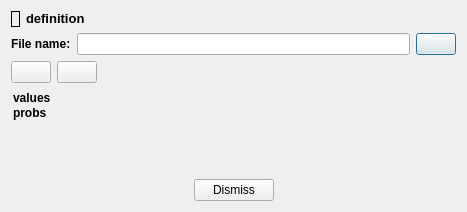
<?xml version="1.0" encoding="UTF-8"?>
<ui version="4.0">
 <class>ValuesPairsDialog</class>
 <widget class="QDialog" name="ValuesPairsDialog">
  <property name="geometry">
   <rect>
    <x>0</x>
    <y>0</y>
    <width>467</width>
    <height>212</height>
   </rect>
  </property>
  <property name="windowTitle">
   <string>Dialog</string>
  </property>
  <layout class="QVBoxLayout" name="verticalLayout_2">
   <item>
    <layout class="QHBoxLayout" name="horizontalLayout_2">
     <item>
      <widget class="QLabel" name="lblTypeIcon">
       <property name="sizePolicy">
        <sizepolicy hsizetype="Preferred" vsizetype="Minimum">
         <horstretch>0</horstretch>
         <verstretch>0</verstretch>
        </sizepolicy>
       </property>
       <property name="frameShape">
        <enum>QFrame::Box</enum>
       </property>
       <property name="text">
        <string/>
       </property>
      </widget>
     </item>
     <item>
      <widget class="QLabel" name="lblWhat">
       <property name="sizePolicy">
        <sizepolicy hsizetype="MinimumExpanding" vsizetype="Minimum">
         <horstretch>0</horstretch>
         <verstretch>0</verstretch>
        </sizepolicy>
       </property>
       <property name="text">
        <string>&lt;html&gt;&lt;head/&gt;&lt;body&gt;&lt;p&gt;&lt;span style=&quot; font-size:10pt; font-weight:600;&quot;&gt;definition&lt;/span&gt;&lt;/p&gt;&lt;/body&gt;&lt;/html&gt;</string>
       </property>
      </widget>
     </item>
    </layout>
   </item>
   <item>
    <layout class="QHBoxLayout" name="horizontalLayout">
     <item>
      <widget class="QLabel" name="label">
       <property name="text">
        <string>&lt;html&gt;&lt;head/&gt;&lt;body&gt;&lt;p&gt;&lt;span style=&quot; font-weight:600;&quot;&gt;File name:&lt;/span&gt;&lt;/p&gt;&lt;/body&gt;&lt;/html&gt;</string>
       </property>
      </widget>
     </item>
     <item>
      <widget class="QLineEdit" name="txtFileName"/>
     </item>
     <item>
      <widget class="QPushButton" name="btnSave">
       <property name="toolTip">
        <string>save file</string>
       </property>
       <property name="text">
        <string/>
       </property>
       <property name="icon">
        <iconset resource="../resources.qrc">
         <normaloff>:/icons/save16</normaloff>:/icons/save16</iconset>
       </property>
      </widget>
     </item>
    </layout>
   </item>
   <item>
    <layout class="QHBoxLayout" name="horizontalLayout_4">
     <item>
      <widget class="QPushButton" name="btnAdd">
       <property name="toolTip">
        <string>add pair</string>
       </property>
       <property name="text">
        <string/>
       </property>
       <property name="icon">
        <iconset resource="../resources.qrc">
         <normaloff>:/icons/bclosed</normaloff>:/icons/bclosed</iconset>
       </property>
      </widget>
     </item>
     <item>
      <widget class="QPushButton" name="btnRemove">
       <property name="toolTip">
        <string>remove pair</string>
       </property>
       <property name="text">
        <string/>
       </property>
       <property name="icon">
        <iconset resource="../resources.qrc">
         <normaloff>:/icons/bopen</normaloff>:/icons/bopen</iconset>
       </property>
      </widget>
     </item>
     <item>
      <spacer name="horizontalSpacer_3">
       <property name="orientation">
        <enum>Qt::Horizontal</enum>
       </property>
       <property name="sizeHint" stdset="0">
        <size>
         <width>40</width>
         <height>20</height>
        </size>
       </property>
      </spacer>
     </item>
    </layout>
   </item>
   <item>
    <layout class="QHBoxLayout" name="hlayoutPairs">
     <property name="spacing">
      <number>1</number>
     </property>
     <property name="margin">
      <number>1</number>
     </property>
     <item>
      <layout class="QVBoxLayout" name="verticalLayout">
       <property name="spacing">
        <number>1</number>
       </property>
       <property name="margin">
        <number>1</number>
       </property>
       <item>
        <widget class="QLabel" name="lbl1stCaption">
         <property name="text">
          <string>&lt;html&gt;&lt;head/&gt;&lt;body&gt;&lt;p&gt;&lt;span style=&quot; font-weight:600;&quot;&gt;values&lt;/span&gt;&lt;/p&gt;&lt;/body&gt;&lt;/html&gt;</string>
         </property>
        </widget>
       </item>
       <item>
        <widget class="QLabel" name="lbl2ndCaption">
         <property name="text">
          <string>&lt;html&gt;&lt;head/&gt;&lt;body&gt;&lt;p&gt;&lt;span style=&quot; font-weight:600;&quot;&gt;probs&lt;/span&gt;&lt;/p&gt;&lt;/body&gt;&lt;/html&gt;</string>
         </property>
        </widget>
       </item>
      </layout>
     </item>
    </layout>
   </item>
   <item>
    <spacer name="verticalSpacer">
     <property name="orientation">
      <enum>Qt::Vertical</enum>
     </property>
     <property name="sizeHint" stdset="0">
      <size>
       <width>20</width>
       <height>40</height>
      </size>
     </property>
    </spacer>
   </item>
   <item>
    <layout class="QHBoxLayout" name="horizontalLayout_3">
     <item>
      <spacer name="horizontalSpacer">
       <property name="orientation">
        <enum>Qt::Horizontal</enum>
       </property>
       <property name="sizeHint" stdset="0">
        <size>
         <width>40</width>
         <height>20</height>
        </size>
       </property>
      </spacer>
     </item>
     <item>
      <widget class="QPushButton" name="btnDismiss">
       <property name="text">
        <string>Dismiss</string>
       </property>
      </widget>
     </item>
     <item>
      <spacer name="horizontalSpacer_2">
       <property name="orientation">
        <enum>Qt::Horizontal</enum>
       </property>
       <property name="sizeHint" stdset="0">
        <size>
         <width>40</width>
         <height>20</height>
        </size>
       </property>
      </spacer>
     </item>
    </layout>
   </item>
  </layout>
 </widget>
 <resources>
  <include location="../resources.qrc"/>
 </resources>
 <connections>
  <connection>
   <sender>btnDismiss</sender>
   <signal>clicked()</signal>
   <receiver>ValuesPairsDialog</receiver>
   <slot>reject()</slot>
   <hints>
    <hint type="sourcelabel">
     <x>225</x>
     <y>192</y>
    </hint>
    <hint type="destinationlabel">
     <x>301</x>
     <y>209</y>
    </hint>
   </hints>
  </connection>
  <connection>
   <sender>btnAdd</sender>
   <signal>clicked()</signal>
   <receiver>ValuesPairsDialog</receiver>
   <slot>onAddPair()</slot>
   <hints>
    <hint type="sourcelabel">
     <x>25</x>
     <y>79</y>
    </hint>
    <hint type="destinationlabel">
     <x>40</x>
     <y>155</y>
    </hint>
   </hints>
  </connection>
  <connection>
   <sender>btnRemove</sender>
   <signal>clicked()</signal>
   <receiver>ValuesPairsDialog</receiver>
   <slot>onRemovePair()</slot>
   <hints>
    <hint type="sourcelabel">
     <x>57</x>
     <y>78</y>
    </hint>
    <hint type="destinationlabel">
     <x>120</x>
     <y>140</y>
    </hint>
   </hints>
  </connection>
  <connection>
   <sender>btnSave</sender>
   <signal>clicked()</signal>
   <receiver>ValuesPairsDialog</receiver>
   <slot>onSave()</slot>
   <hints>
    <hint type="sourcelabel">
     <x>443</x>
     <y>44</y>
    </hint>
    <hint type="destinationlabel">
     <x>403</x>
     <y>93</y>
    </hint>
   </hints>
  </connection>
 </connections>
 <slots>
  <slot>onAddPair()</slot>
  <slot>onRemovePair()</slot>
  <slot>onSave()</slot>
 </slots>
</ui>
